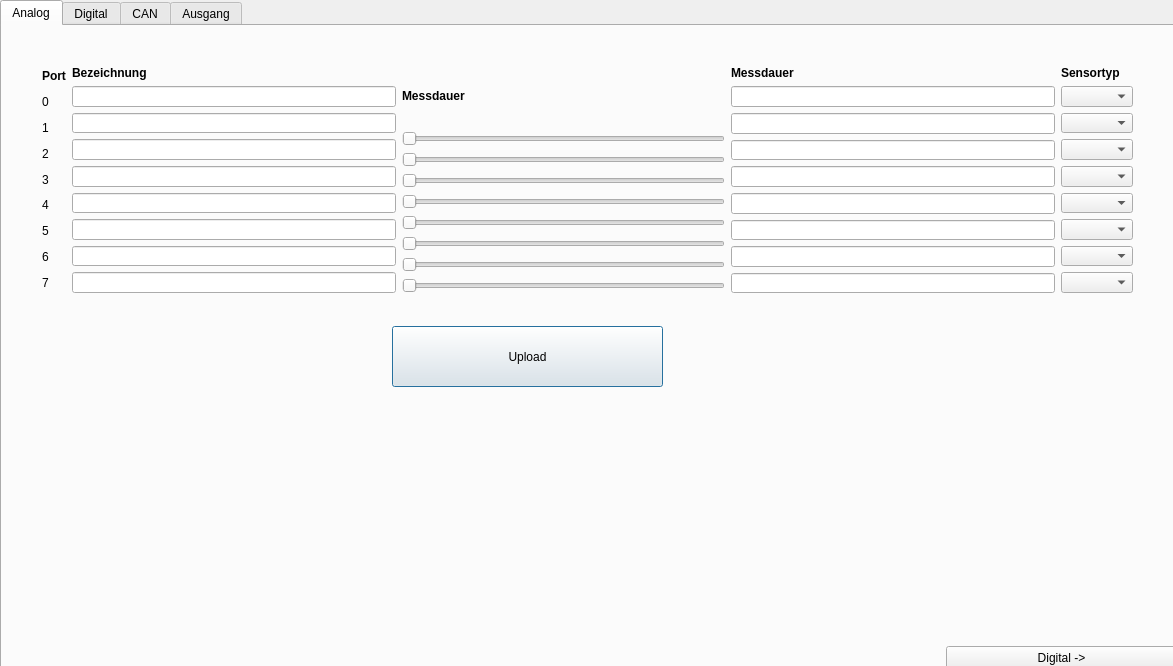
<?xml version="1.0" encoding="UTF-8"?>
<ui version="4.0">
 <class>config</class>
 <widget class="QDialog" name="config">
  <property name="geometry">
   <rect>
    <x>0</x>
    <y>0</y>
    <width>1173</width>
    <height>666</height>
   </rect>
  </property>
  <property name="windowTitle">
   <string>Dialog</string>
  </property>
  <widget class="QTabWidget" name="tabWidget">
   <property name="geometry">
    <rect>
     <x>0</x>
     <y>0</y>
     <width>1181</width>
     <height>671</height>
    </rect>
   </property>
   <property name="currentIndex">
    <number>0</number>
   </property>
   <widget class="QWidget" name="tab">
    <attribute name="title">
     <string>Analog</string>
    </attribute>
    <widget class="QPushButton" name="button_analog_upload">
     <property name="geometry">
      <rect>
       <x>390</x>
       <y>300</y>
       <width>271</width>
       <height>61</height>
      </rect>
     </property>
     <property name="text">
      <string>Upload</string>
     </property>
    </widget>
    <widget class="QPushButton" name="button_next_digital">
     <property name="geometry">
      <rect>
       <x>944</x>
       <y>620</y>
       <width>231</width>
       <height>23</height>
      </rect>
     </property>
     <property name="text">
      <string>Digital -&gt;</string>
     </property>
    </widget>
    <widget class="QWidget" name="layoutWidget">
     <property name="geometry">
      <rect>
       <x>40</x>
       <y>40</y>
       <width>1091</width>
       <height>227</height>
      </rect>
     </property>
     <layout class="QHBoxLayout" name="horizontalLayout">
      <item>
       <layout class="QVBoxLayout" name="Analog_ports">
        <item>
         <widget class="QLabel" name="label">
          <property name="font">
           <font>
            <weight>75</weight>
            <bold>true</bold>
           </font>
          </property>
          <property name="text">
           <string>Port</string>
          </property>
         </widget>
        </item>
        <item>
         <widget class="QLabel" name="label_4">
          <property name="text">
           <string>0</string>
          </property>
         </widget>
        </item>
        <item>
         <widget class="QLabel" name="label_5">
          <property name="text">
           <string>1</string>
          </property>
         </widget>
        </item>
        <item>
         <widget class="QLabel" name="label_6">
          <property name="text">
           <string>2</string>
          </property>
         </widget>
        </item>
        <item>
         <widget class="QLabel" name="label_7">
          <property name="text">
           <string>3</string>
          </property>
         </widget>
        </item>
        <item>
         <widget class="QLabel" name="label_8">
          <property name="text">
           <string>4</string>
          </property>
         </widget>
        </item>
        <item>
         <widget class="QLabel" name="label_9">
          <property name="text">
           <string>5</string>
          </property>
         </widget>
        </item>
        <item>
         <widget class="QLabel" name="label_10">
          <property name="text">
           <string>6</string>
          </property>
         </widget>
        </item>
        <item>
         <widget class="QLabel" name="label_11">
          <property name="text">
           <string>7</string>
          </property>
         </widget>
        </item>
       </layout>
      </item>
      <item>
       <layout class="QVBoxLayout" name="analog_bezeichnung">
        <item>
         <widget class="QLabel" name="label_2">
          <property name="font">
           <font>
            <weight>75</weight>
            <bold>true</bold>
           </font>
          </property>
          <property name="text">
           <string>Bezeichnung</string>
          </property>
         </widget>
        </item>
        <item>
         <widget class="QLineEdit" name="conf_line_analog_0"/>
        </item>
        <item>
         <widget class="QLineEdit" name="conf_line_analog_1"/>
        </item>
        <item>
         <widget class="QLineEdit" name="conf_line_analog_2"/>
        </item>
        <item>
         <widget class="QLineEdit" name="conf_line_analog_3"/>
        </item>
        <item>
         <widget class="QLineEdit" name="conf_line_analog_4"/>
        </item>
        <item>
         <widget class="QLineEdit" name="conf_line_analog_5"/>
        </item>
        <item>
         <widget class="QLineEdit" name="conf_line_analog_6"/>
        </item>
        <item>
         <widget class="QLineEdit" name="conf_line_analog_7"/>
        </item>
       </layout>
      </item>
      <item>
       <layout class="QVBoxLayout" name="analog_slide">
        <item>
         <widget class="QLabel" name="label_3">
          <property name="font">
           <font>
            <weight>75</weight>
            <bold>true</bold>
           </font>
          </property>
          <property name="text">
           <string>Messdauer</string>
          </property>
         </widget>
        </item>
        <item>
         <widget class="QSlider" name="conf_slid_analog_0">
          <property name="orientation">
           <enum>Qt::Horizontal</enum>
          </property>
         </widget>
        </item>
        <item>
         <widget class="QSlider" name="conf_slid_analog_1">
          <property name="orientation">
           <enum>Qt::Horizontal</enum>
          </property>
         </widget>
        </item>
        <item>
         <widget class="QSlider" name="conf_slid_analog_2">
          <property name="orientation">
           <enum>Qt::Horizontal</enum>
          </property>
         </widget>
        </item>
        <item>
         <widget class="QSlider" name="conf_slid_analog_3">
          <property name="orientation">
           <enum>Qt::Horizontal</enum>
          </property>
         </widget>
        </item>
        <item>
         <widget class="QSlider" name="conf_slid_analog_4">
          <property name="orientation">
           <enum>Qt::Horizontal</enum>
          </property>
         </widget>
        </item>
        <item>
         <widget class="QSlider" name="conf_slid_analog_5">
          <property name="orientation">
           <enum>Qt::Horizontal</enum>
          </property>
         </widget>
        </item>
        <item>
         <widget class="QSlider" name="conf_slid_analog_6">
          <property name="orientation">
           <enum>Qt::Horizontal</enum>
          </property>
         </widget>
        </item>
        <item>
         <widget class="QSlider" name="conf_slid_analog_7">
          <property name="orientation">
           <enum>Qt::Horizontal</enum>
          </property>
         </widget>
        </item>
       </layout>
      </item>
      <item>
       <layout class="QVBoxLayout" name="analog_time">
        <item>
         <widget class="QLabel" name="label_12">
          <property name="font">
           <font>
            <weight>75</weight>
            <bold>true</bold>
           </font>
          </property>
          <property name="text">
           <string>Messdauer</string>
          </property>
         </widget>
        </item>
        <item>
         <layout class="QVBoxLayout" name="verticalLayout_4">
          <item>
           <widget class="QLineEdit" name="conf_line_slide_0"/>
          </item>
          <item>
           <widget class="QLineEdit" name="conf_line_slide_1"/>
          </item>
          <item>
           <widget class="QLineEdit" name="conf_line_slide_2"/>
          </item>
          <item>
           <widget class="QLineEdit" name="conf_line_slide_3"/>
          </item>
          <item>
           <widget class="QLineEdit" name="conf_line_slide_4"/>
          </item>
          <item>
           <widget class="QLineEdit" name="conf_line_slide_5"/>
          </item>
          <item>
           <widget class="QLineEdit" name="conf_line_slide_6"/>
          </item>
          <item>
           <widget class="QLineEdit" name="conf_line_slide_7"/>
          </item>
         </layout>
        </item>
       </layout>
      </item>
      <item>
       <layout class="QVBoxLayout" name="verticalLayout_6">
        <item>
         <widget class="QLabel" name="label_38">
          <property name="font">
           <font>
            <weight>75</weight>
            <bold>true</bold>
           </font>
          </property>
          <property name="text">
           <string>Sensortyp</string>
          </property>
         </widget>
        </item>
        <item>
         <widget class="QComboBox" name="analog_combo_sensor_0"/>
        </item>
        <item>
         <widget class="QComboBox" name="analog_combo_sensor_1"/>
        </item>
        <item>
         <widget class="QComboBox" name="analog_combo_sensor_2"/>
        </item>
        <item>
         <widget class="QComboBox" name="analog_combo_sensor_3"/>
        </item>
        <item>
         <widget class="QComboBox" name="analog_combo_sensor_4"/>
        </item>
        <item>
         <widget class="QComboBox" name="analog_combo_sensor_5"/>
        </item>
        <item>
         <widget class="QComboBox" name="analog_combo_sensor_6"/>
        </item>
        <item>
         <widget class="QComboBox" name="analog_combo_sensor_7"/>
        </item>
       </layout>
      </item>
     </layout>
    </widget>
   </widget>
   <widget class="QWidget" name="tab_2">
    <attribute name="title">
     <string>Digital</string>
    </attribute>
    <widget class="QPushButton" name="button_next_can">
     <property name="geometry">
      <rect>
       <x>940</x>
       <y>620</y>
       <width>231</width>
       <height>23</height>
      </rect>
     </property>
     <property name="text">
      <string>CANl -&gt;</string>
     </property>
    </widget>
    <widget class="QPushButton" name="button_prev_analog">
     <property name="geometry">
      <rect>
       <x>0</x>
       <y>620</y>
       <width>231</width>
       <height>23</height>
      </rect>
     </property>
     <property name="text">
      <string>&lt;- Analog</string>
     </property>
    </widget>
    <widget class="QPushButton" name="button_digital_upload">
     <property name="geometry">
      <rect>
       <x>390</x>
       <y>320</y>
       <width>271</width>
       <height>61</height>
      </rect>
     </property>
     <property name="text">
      <string>Upload</string>
     </property>
    </widget>
    <widget class="QWidget" name="layoutWidget">
     <property name="geometry">
      <rect>
       <x>290</x>
       <y>40</y>
       <width>471</width>
       <height>231</height>
      </rect>
     </property>
     <layout class="QHBoxLayout" name="horizontalLayout_2">
      <item>
       <layout class="QVBoxLayout" name="digital_port">
        <item>
         <widget class="QLabel" name="label_14">
          <property name="font">
           <font>
            <weight>75</weight>
            <bold>true</bold>
           </font>
          </property>
          <property name="text">
           <string>Port</string>
          </property>
         </widget>
        </item>
        <item>
         <widget class="QLabel" name="label_15">
          <property name="text">
           <string>0</string>
          </property>
         </widget>
        </item>
        <item>
         <widget class="QLabel" name="label_16">
          <property name="text">
           <string>1</string>
          </property>
         </widget>
        </item>
        <item>
         <widget class="QLabel" name="label_17">
          <property name="text">
           <string>2</string>
          </property>
         </widget>
        </item>
        <item>
         <widget class="QLabel" name="label_18">
          <property name="text">
           <string>3</string>
          </property>
         </widget>
        </item>
        <item>
         <widget class="QLabel" name="label_19">
          <property name="text">
           <string>4</string>
          </property>
         </widget>
        </item>
        <item>
         <widget class="QLabel" name="label_20">
          <property name="text">
           <string>5</string>
          </property>
         </widget>
        </item>
        <item>
         <widget class="QLabel" name="label_21">
          <property name="text">
           <string>6</string>
          </property>
         </widget>
        </item>
        <item>
         <widget class="QLabel" name="label_22">
          <property name="text">
           <string>7</string>
          </property>
         </widget>
        </item>
       </layout>
      </item>
      <item>
       <layout class="QVBoxLayout" name="digital_bezeichnung">
        <item>
         <widget class="QLabel" name="label_13">
          <property name="font">
           <font>
            <weight>75</weight>
            <bold>true</bold>
           </font>
          </property>
          <property name="text">
           <string>Bezeichnung</string>
          </property>
         </widget>
        </item>
        <item>
         <widget class="QLineEdit" name="conf_line_digital_0"/>
        </item>
        <item>
         <widget class="QLineEdit" name="conf_line_digital_1"/>
        </item>
        <item>
         <widget class="QLineEdit" name="conf_line_digital_2"/>
        </item>
        <item>
         <widget class="QLineEdit" name="conf_line_digital_3"/>
        </item>
        <item>
         <widget class="QLineEdit" name="conf_line_digital_4"/>
        </item>
        <item>
         <widget class="QLineEdit" name="conf_line_digital_5"/>
        </item>
        <item>
         <widget class="QLineEdit" name="conf_line_digital_6"/>
        </item>
        <item>
         <widget class="QLineEdit" name="conf_line_digital_7"/>
        </item>
       </layout>
      </item>
     </layout>
    </widget>
   </widget>
   <widget class="QWidget" name="tab_5">
    <attribute name="title">
     <string>CAN</string>
    </attribute>
    <widget class="QPushButton" name="button_next_output">
     <property name="geometry">
      <rect>
       <x>940</x>
       <y>620</y>
       <width>231</width>
       <height>23</height>
      </rect>
     </property>
     <property name="text">
      <string>Output -&gt;</string>
     </property>
    </widget>
    <widget class="QPushButton" name="button_prev_digital">
     <property name="geometry">
      <rect>
       <x>0</x>
       <y>620</y>
       <width>231</width>
       <height>23</height>
      </rect>
     </property>
     <property name="text">
      <string>&lt;- Digital</string>
     </property>
    </widget>
    <widget class="QTableView" name="tableView_can">
     <property name="enabled">
      <bool>true</bool>
     </property>
     <property name="geometry">
      <rect>
       <x>30</x>
       <y>10</y>
       <width>581</width>
       <height>441</height>
      </rect>
     </property>
     <property name="sortingEnabled">
      <bool>true</bool>
     </property>
    </widget>
    <widget class="QWidget" name="layoutWidget">
     <property name="geometry">
      <rect>
       <x>620</x>
       <y>360</y>
       <width>541</width>
       <height>91</height>
      </rect>
     </property>
     <layout class="QVBoxLayout" name="verticalLayout">
      <item>
       <layout class="QHBoxLayout" name="horizontalLayout_4">
        <item>
         <widget class="QLabel" name="label_23">
          <property name="text">
           <string>Bezeichnung</string>
          </property>
         </widget>
        </item>
        <item>
         <widget class="QLabel" name="label_24">
          <property name="text">
           <string>Nachricht</string>
          </property>
         </widget>
        </item>
       </layout>
      </item>
      <item>
       <layout class="QHBoxLayout" name="horizontalLayout_3">
        <item>
         <widget class="QLineEdit" name="line_bezeichnung"/>
        </item>
        <item>
         <widget class="QLineEdit" name="line_message"/>
        </item>
       </layout>
      </item>
      <item>
       <layout class="QHBoxLayout" name="horizontalLayout_5">
        <item>
         <widget class="QPushButton" name="button_can_delete">
          <property name="text">
           <string>Löschen</string>
          </property>
         </widget>
        </item>
        <item>
         <widget class="QPushButton" name="button_add">
          <property name="text">
           <string>Hinzufügen</string>
          </property>
         </widget>
        </item>
        <item>
         <widget class="QPushButton" name="button_edit">
          <property name="text">
           <string>Bearbeiten</string>
          </property>
         </widget>
        </item>
       </layout>
      </item>
     </layout>
    </widget>
   </widget>
   <widget class="QWidget" name="tab_6">
    <attribute name="title">
     <string>Ausgang</string>
    </attribute>
    <widget class="QPushButton" name="button_prev_can">
     <property name="geometry">
      <rect>
       <x>0</x>
       <y>620</y>
       <width>231</width>
       <height>23</height>
      </rect>
     </property>
     <property name="text">
      <string>&lt;- CAN</string>
     </property>
    </widget>
    <widget class="QPushButton" name="button_output_upload">
     <property name="geometry">
      <rect>
       <x>460</x>
       <y>290</y>
       <width>271</width>
       <height>61</height>
      </rect>
     </property>
     <property name="text">
      <string>Upload</string>
     </property>
    </widget>
    <widget class="QWidget" name="layoutWidget">
     <property name="geometry">
      <rect>
       <x>50</x>
       <y>30</y>
       <width>1061</width>
       <height>231</height>
      </rect>
     </property>
     <layout class="QHBoxLayout" name="horizontalLayout_6">
      <item>
       <layout class="QVBoxLayout" name="Analog_ports_2">
        <item>
         <widget class="QLabel" name="label_25">
          <property name="font">
           <font>
            <weight>75</weight>
            <bold>true</bold>
           </font>
          </property>
          <property name="text">
           <string>Port</string>
          </property>
         </widget>
        </item>
        <item>
         <widget class="QLabel" name="label_26">
          <property name="text">
           <string>0</string>
          </property>
         </widget>
        </item>
        <item>
         <widget class="QLabel" name="label_27">
          <property name="text">
           <string>1</string>
          </property>
         </widget>
        </item>
        <item>
         <widget class="QLabel" name="label_28">
          <property name="text">
           <string>2</string>
          </property>
         </widget>
        </item>
        <item>
         <widget class="QLabel" name="label_29">
          <property name="text">
           <string>3</string>
          </property>
         </widget>
        </item>
        <item>
         <widget class="QLabel" name="label_30">
          <property name="text">
           <string>4</string>
          </property>
         </widget>
        </item>
        <item>
         <widget class="QLabel" name="label_31">
          <property name="text">
           <string>5</string>
          </property>
         </widget>
        </item>
        <item>
         <widget class="QLabel" name="label_32">
          <property name="text">
           <string>6</string>
          </property>
         </widget>
        </item>
        <item>
         <widget class="QLabel" name="label_33">
          <property name="text">
           <string>7</string>
          </property>
         </widget>
        </item>
       </layout>
      </item>
      <item>
       <layout class="QVBoxLayout" name="analog_bezeichnung_2">
        <item>
         <widget class="QLabel" name="label_34">
          <property name="font">
           <font>
            <weight>75</weight>
            <bold>true</bold>
           </font>
          </property>
          <property name="text">
           <string>Bezeichnung</string>
          </property>
         </widget>
        </item>
        <item>
         <widget class="QLineEdit" name="conf_line_output_0"/>
        </item>
        <item>
         <widget class="QLineEdit" name="conf_line_output_1"/>
        </item>
        <item>
         <widget class="QLineEdit" name="conf_line_output_2"/>
        </item>
        <item>
         <widget class="QLineEdit" name="conf_line_output_3"/>
        </item>
        <item>
         <widget class="QLineEdit" name="conf_line_output_4"/>
        </item>
        <item>
         <widget class="QLineEdit" name="conf_line_output_5"/>
        </item>
        <item>
         <widget class="QLineEdit" name="conf_line_output_6"/>
        </item>
        <item>
         <widget class="QLineEdit" name="conf_line_output_7"/>
        </item>
       </layout>
      </item>
      <item>
       <layout class="QVBoxLayout" name="verticalLayout_2">
        <item>
         <widget class="QLabel" name="label_35">
          <property name="font">
           <font>
            <weight>75</weight>
            <bold>true</bold>
           </font>
          </property>
          <property name="text">
           <string>Abhängigket</string>
          </property>
         </widget>
        </item>
        <item>
         <widget class="QComboBox" name="output_combo_0"/>
        </item>
        <item>
         <widget class="QComboBox" name="output_combo_1"/>
        </item>
        <item>
         <widget class="QComboBox" name="output_combo_2"/>
        </item>
        <item>
         <widget class="QComboBox" name="output_combo_3"/>
        </item>
        <item>
         <widget class="QComboBox" name="output_combo_4"/>
        </item>
        <item>
         <widget class="QComboBox" name="output_combo_5"/>
        </item>
        <item>
         <widget class="QComboBox" name="output_combo_6"/>
        </item>
        <item>
         <widget class="QComboBox" name="output_combo_7"/>
        </item>
       </layout>
      </item>
      <item>
       <layout class="QVBoxLayout" name="verticalLayout_3">
        <item>
         <widget class="QLabel" name="label_36">
          <property name="font">
           <font>
            <weight>75</weight>
            <bold>true</bold>
           </font>
          </property>
          <property name="text">
           <string>Verknüpfung</string>
          </property>
         </widget>
        </item>
        <item>
         <widget class="QComboBox" name="output_combo_verkn_0"/>
        </item>
        <item>
         <widget class="QComboBox" name="output_combo_verkn_1"/>
        </item>
        <item>
         <widget class="QComboBox" name="output_combo_verkn_2"/>
        </item>
        <item>
         <widget class="QComboBox" name="output_combo_verkn_3"/>
        </item>
        <item>
         <widget class="QComboBox" name="output_combo_verkn_4"/>
        </item>
        <item>
         <widget class="QComboBox" name="output_combo_verkn_5"/>
        </item>
        <item>
         <widget class="QComboBox" name="output_combo_verkn_6"/>
        </item>
        <item>
         <widget class="QComboBox" name="output_combo_verkn_7"/>
        </item>
       </layout>
      </item>
      <item>
       <layout class="QVBoxLayout" name="verticalLayout_5">
        <item>
         <widget class="QLabel" name="label_37">
          <property name="font">
           <font>
            <weight>75</weight>
            <bold>true</bold>
           </font>
          </property>
          <property name="text">
           <string>Bedingung</string>
          </property>
         </widget>
        </item>
        <item>
         <widget class="QLineEdit" name="output_line_bed_0"/>
        </item>
        <item>
         <widget class="QLineEdit" name="output_line_bed_1"/>
        </item>
        <item>
         <widget class="QLineEdit" name="output_line_bed_2"/>
        </item>
        <item>
         <widget class="QLineEdit" name="output_line_bed_3"/>
        </item>
        <item>
         <widget class="QLineEdit" name="output_line_bed_4"/>
        </item>
        <item>
         <widget class="QLineEdit" name="output_line_bed_5"/>
        </item>
        <item>
         <widget class="QLineEdit" name="output_line_bed_6"/>
        </item>
        <item>
         <widget class="QLineEdit" name="output_line_bed_7"/>
        </item>
       </layout>
      </item>
     </layout>
    </widget>
   </widget>
  </widget>
 </widget>
 <resources/>
 <connections/>
</ui>
